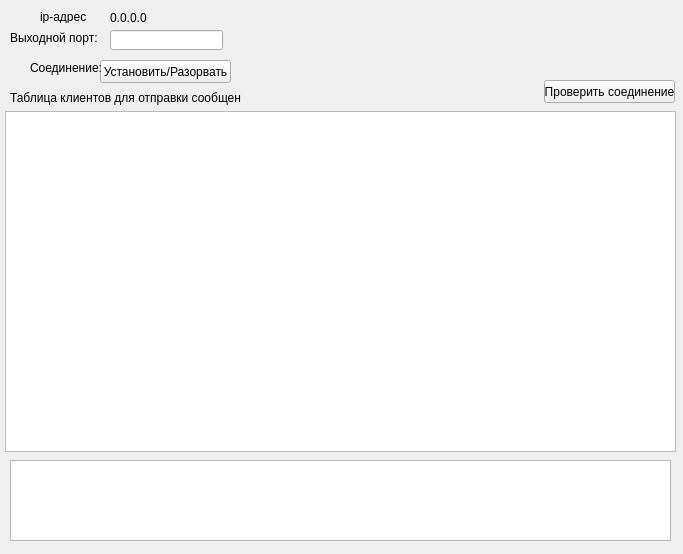
<?xml version="1.0" encoding="UTF-8"?>
<ui version="4.0">
 <class>ServerForm</class>
 <widget class="QWidget" name="ServerForm">
  <property name="geometry">
   <rect>
    <x>0</x>
    <y>0</y>
    <width>683</width>
    <height>554</height>
   </rect>
  </property>
  <property name="windowTitle">
   <string>Form</string>
  </property>
  <widget class="QTableWidget" name="tableIPadress">
   <property name="geometry">
    <rect>
     <x>5</x>
     <y>111</y>
     <width>671</width>
     <height>341</height>
    </rect>
   </property>
  </widget>
  <widget class="QLabel" name="label">
   <property name="geometry">
    <rect>
     <x>10</x>
     <y>30</y>
     <width>91</width>
     <height>16</height>
    </rect>
   </property>
   <property name="text">
    <string>Выходной порт:</string>
   </property>
  </widget>
  <widget class="QLabel" name="label_3">
   <property name="geometry">
    <rect>
     <x>40</x>
     <y>10</y>
     <width>47</width>
     <height>13</height>
    </rect>
   </property>
   <property name="text">
    <string>ip-адрес:</string>
   </property>
  </widget>
  <widget class="QLabel" name="label_4">
   <property name="geometry">
    <rect>
     <x>110</x>
     <y>10</y>
     <width>111</width>
     <height>16</height>
    </rect>
   </property>
   <property name="text">
    <string>0.0.0.0</string>
   </property>
  </widget>
  <widget class="QPushButton" name="conndisconButton">
   <property name="geometry">
    <rect>
     <x>100</x>
     <y>60</y>
     <width>131</width>
     <height>23</height>
    </rect>
   </property>
   <property name="text">
    <string>Установить/Разорвать</string>
   </property>
  </widget>
  <widget class="QLabel" name="label_7">
   <property name="geometry">
    <rect>
     <x>30</x>
     <y>60</y>
     <width>71</width>
     <height>16</height>
    </rect>
   </property>
   <property name="text">
    <string>Соединение:</string>
   </property>
  </widget>
  <widget class="QLabel" name="label_8">
   <property name="geometry">
    <rect>
     <x>10</x>
     <y>90</y>
     <width>231</width>
     <height>16</height>
    </rect>
   </property>
   <property name="text">
    <string>Таблица клиентов для отправки сообщений</string>
   </property>
  </widget>
  <widget class="QLineEdit" name="outputPort">
   <property name="geometry">
    <rect>
     <x>110</x>
     <y>30</y>
     <width>113</width>
     <height>20</height>
    </rect>
   </property>
  </widget>
  <widget class="QPushButton" name="testButton">
   <property name="geometry">
    <rect>
     <x>544</x>
     <y>80</y>
     <width>131</width>
     <height>23</height>
    </rect>
   </property>
   <property name="text">
    <string>Проверить соединение</string>
   </property>
  </widget>
  <widget class="QTextEdit" name="textEdit">
   <property name="geometry">
    <rect>
     <x>10</x>
     <y>460</y>
     <width>661</width>
     <height>81</height>
    </rect>
   </property>
  </widget>
 </widget>
 <resources/>
 <connections/>
</ui>
